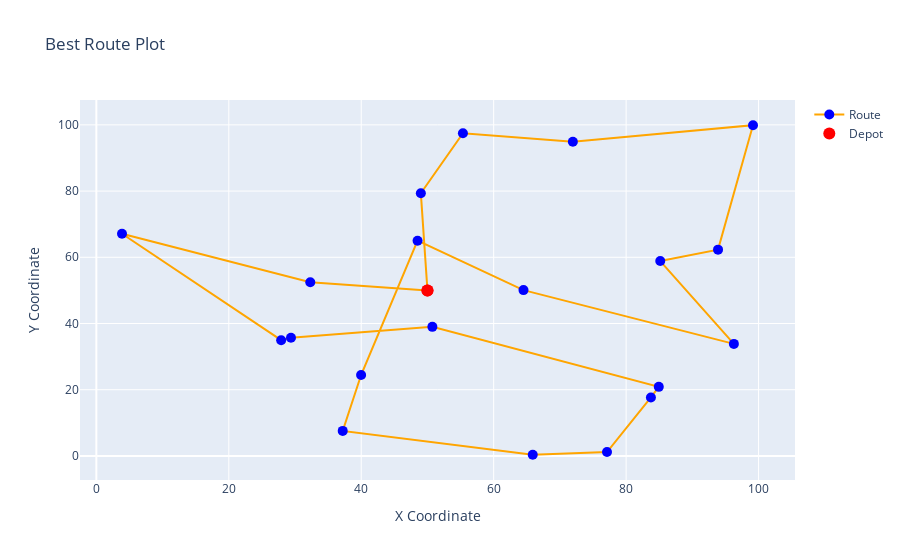

Notebook code for this chart:
### Code cell
plot_route(coords_df, best_route)

### Figure 1 — Plotly figure (JSON) as saved in the notebook; plotly's stock layout.template omitted (floating-point values rounded to 4 significant figures)
{"data": [{"line": {"color": "orange", "width": 2}, "marker": {"color": "blue", "size": 10}, "mode": "markers+lines", "name": "Route", "type": "scatter", "x": [50, 32.3, 3.873, 27.91, 29.39, 50.74, 84.93, 83.74, 77.11, 65.9, 37.2, 39.98, 48.5, 64.5, 96.27, 85.15, 93.88, 99.16, 71.96, 55.36, 49.0, 50], "y": [50, 52.46, 67.12, 34.96, 35.68, 38.99, 20.86, 17.67, 1.177, 0.351, 7.56, 24.43, 65.02, 50.09, 33.84, 58.86, 62.32, 99.89, 94.88, 97.49, 79.37, 50]}, {"marker": {"color": "red", "size": 12}, "mode": "markers", "name": "Depot", "type": "scatter", "x": [50, 50], "y": [50, 50]}], "layout": {"showlegend": true, "title": {"text": "Best Route Plot"}, "xaxis": {"title": {"text": "X Coordinate"}}, "yaxis": {"title": {"text": "Y Coordinate"}}}}
